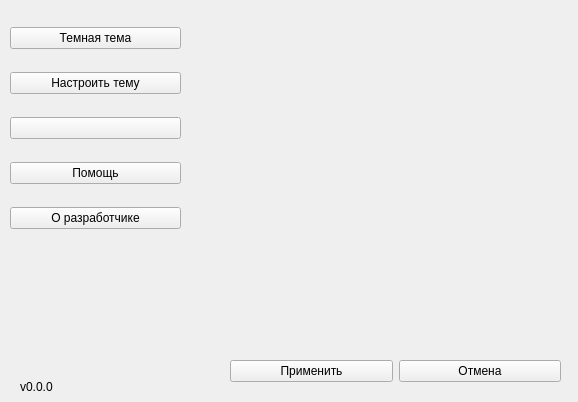
<?xml version="1.0" encoding="UTF-8"?>
<ui version="4.0">
 <class>Form</class>
 <widget class="QWidget" name="Form">
  <property name="geometry">
   <rect>
    <x>0</x>
    <y>0</y>
    <width>578</width>
    <height>402</height>
   </rect>
  </property>
  <property name="minimumSize">
   <size>
    <width>578</width>
    <height>402</height>
   </size>
  </property>
  <property name="maximumSize">
   <size>
    <width>578</width>
    <height>402</height>
   </size>
  </property>
  <property name="windowTitle">
   <string>Form</string>
  </property>
  <widget class="QWidget" name="widget" native="true">
   <property name="geometry">
    <rect>
     <x>10</x>
     <y>10</y>
     <width>171</width>
     <height>241</height>
    </rect>
   </property>
   <layout class="QVBoxLayout" name="verticalLayout">
    <item>
     <widget class="QPushButton" name="b_w_theme">
      <property name="text">
       <string>Темная тема</string>
      </property>
     </widget>
    </item>
    <item>
     <widget class="QPushButton" name="custom_theme">
      <property name="text">
       <string>Настроить тему</string>
      </property>
     </widget>
    </item>
    <item>
     <widget class="QPushButton" name="lang">
      <property name="text">
       <string/>
      </property>
     </widget>
    </item>
    <item>
     <widget class="QPushButton" name="help_documentation">
      <property name="text">
       <string>Помощь</string>
      </property>
     </widget>
    </item>
    <item>
     <widget class="QPushButton" name="about_author">
      <property name="text">
       <string>О разработчике</string>
      </property>
     </widget>
    </item>
   </layout>
  </widget>
  <widget class="QLabel" name="label">
   <property name="geometry">
    <rect>
     <x>20</x>
     <y>380</y>
     <width>47</width>
     <height>13</height>
    </rect>
   </property>
   <property name="text">
    <string>v0.0.0</string>
   </property>
  </widget>
  <widget class="QWidget" name="widget_2" native="true">
   <property name="geometry">
    <rect>
     <x>230</x>
     <y>350</y>
     <width>331</width>
     <height>42</height>
    </rect>
   </property>
   <layout class="QHBoxLayout" name="horizontalLayout">
    <item>
     <widget class="QPushButton" name="ok">
      <property name="text">
       <string>Применить</string>
      </property>
     </widget>
    </item>
    <item>
     <widget class="QPushButton" name="cancel">
      <property name="text">
       <string>Отмена</string>
      </property>
     </widget>
    </item>
   </layout>
  </widget>
 </widget>
 <resources/>
 <connections/>
</ui>
